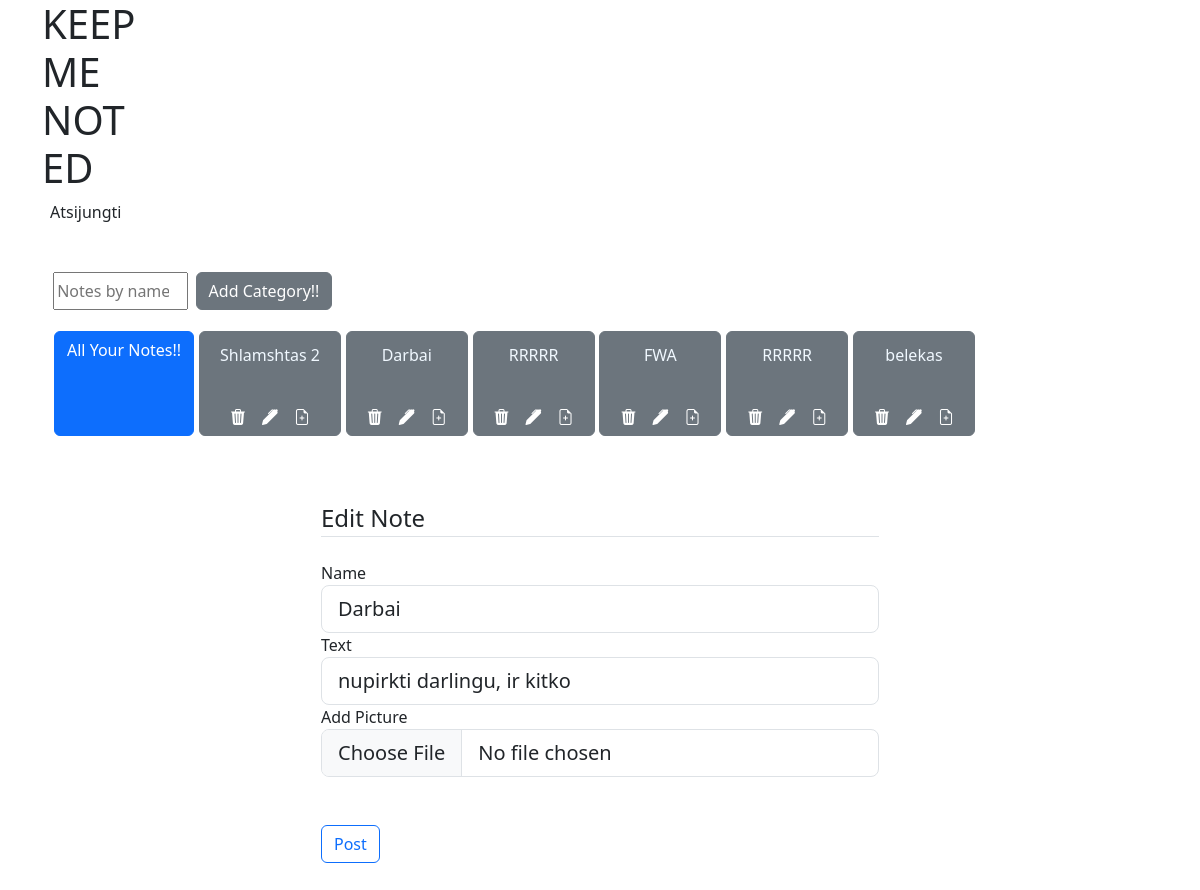
Page /edit_note/3 (signed in) on the committed database.
### app/db_models/Category.py (models this page shows, shortened)
class Category(db.Model):
    __tablename__ = "categories"
    id = db.Column(db.Integer, primary_key=True)
    category_name = db.Column(db.String(50), nullable=False)
    notes = db.relationship("Note", backref="categories", cascade='all, delete')

### app/db_models/Note.py (models this page shows, shortened)
class Note(db.Model):
    __tablename__= "notes"
    id = db.Column(db.Integer, primary_key=True)
    name = db.Column(db.String(255),nullable=False)
    text = db.Column(db.String())
    picture = db.Column(db.String(), nullable=True, default='default.png')
    id_category = db.Column(db.Integer, db.ForeignKey('categories.id') )

### app/routes.py (the view, shortened to what this page needs)
@app.route('/edit_note/<int:id>', methods =['GET' , 'POST'])
@login_required
def edit_note(id):
    categories = Category.query.all()
    notes = Note.query.all()
    note = Note.query.get_or_404(id)
    form = AddNoteForm()
    form.name.data = note.name
    form.text.data = note.text
    form.picture.data = note.picture
    return render_template('edit_note.html' , form=form, notes=notes ,categories=categories)

### app/forms.py
class AddNoteForm(FlaskForm):
    name = StringField("Name", [DataRequired()])
    text = StringField("Text", [DataRequired()])
    picture = FileField('Add Picture', validators=[FileAllowed(['jpg', 'png'])])
    submit = SubmitField('Post')

class SearchForm(FlaskForm):
    searched = StringField("Searched", [DataRequired()])
    submit = SubmitField('Submit')

### app/routes.py (called while the page is built)
@login_manager.user_loader
def load_user(user_id):
    return User.query.get(user_id)

@app.context_processor
def base():
    form = SearchForm()
    return dict(form=form)

### app/templates/edit_note.html (shortened to what this page needs)
{% extends "main.html" %}
{% block content %}
            <div class="content-section; w-50 p-3; mx-auto pt-5" >
                <form method="POST" action="" enctype="multipart/form-data">
                   <fieldset class="form-group">
                       <legend class="border-bottom mb-4">Edit Note</legend>
                       <div class="form-group">
                            {{ form.name.label(class="form-control-label") }}
                            {% if form.name.errors %}
                            {{ form.name(class="form-control form-control-lg is-invalid") }}
                            <div class="invalid-feedback">
                            {% for error in form.name.errors %}
                            <span>{{ error }}</span>
                            {% endfor %}
                            </div>
                            {% else %}
                            {{ form.name(class="form-control form-control-lg") }}
                            {% endif %}
                       </div>
                       <div class="form-group">
                            {{ form.text.label(class="form-control-label") }}
                            {% if form.text.errors %}
                            {{ form.text(class="form-control form-control-lg is-invalid") }}
                            <div class="invalid-feedback">
                            {% for error in form.text.errors %}
                            <span>{{ error }}</span>
                            {% endfor %}
                            </div>
                            {% else %}
                            {{ form.text(class="form-control form-control-lg") }}
                            {% endif %}
                       </div>
                       <div class="form-group">
                            {{ form.picture.label(class="form-control-label") }}
                            {% if form.picture.errors %}
                            {{ form.picture(class="form-control form-control-lg is-invalid") }}
                            <div class="invalid-feedback">
                            {% for error in form.picture.errors %}
                            <span>{{ error }}</span>
                            {% endfor %}
                            </div>
                            {% else %}
                            {{ form.picture(class="form-control form-control-lg") }}
                            {% endif %}
                       </div>
                       <br>
                   </fieldset>
                         <br>
                   <div class="form-group" style="margin-bottom: 2rem;">
                      {{ form.submit(class="btn btn-outline-primary") }}
                   </div>
                </form>
            </div>
{% endblock content %}

### app/templates/main.html (shortened to what this page needs)
<!DOCTYPE html>
<html lang="en">
<head>
    <link href="https://cdn.jsdelivr.net/npm/bootstrap@5.3.0-alpha1/dist/css/bootstrap.min.css" rel="stylesheet"
 />
    <link rel="stylesheet" href="https://cdn.jsdelivr.net/npm/bootstrap-icons@1.10.3/font/bootstrap-icons.css">
</head>
<body>
  <div class="container">
    <h1 contenteditable="true" style="width: 100px;">KEEP ME NOTED</h1>
    {% if current_user.is_authenticated %}
    <li style="list-style:none; margin-right:3rem;">
      <a href="{{ url_for('logout') }}" class="nav-link px-2 ">Atsijungti</a>
    </li>
    {%endif%}
    <div class="content-section;  p-3; mx-auto pt-5" style="text-align: center; max-width: 30%;">
    </div>
    <div style="display: flex; padding: 0rem  0.7rem;margin-bottom: 1rem;" >
      <form method="POST" class = "d-flex" action="{{url_for('search')}}">
          <input class="form_control me-2"  type="search" placeholder="Notes by name" aria-label="Search" , name="searched" style="width: 8.4rem;">
      </form>
      <a class="btn btn-secondary" href="{{ url_for('add_category')}}" class="nav-link px-2 ">Add Category!!</a>
    </div>
    <div class="container d-flex justify-content-start  mb-3 flex-wrap" >
        <a class="btn btn-primary" href="{{ url_for('all_notes')}}" class="nav-link px-2 " style="margin: 0.3rem  0.3rem  0rem  0rem; ">All Your Notes!!</a>
        {% for category in categories %}
        <div class="btn btn-secondary" id= "category.id "style="margin: 0.3rem  0.3rem  0rem  0rem; ">
        <a href="{{ url_for('notes' , id = category.id )}}" style="margin: 0.3rem  0.3rem  0rem  0rem; width:10rem;
                          height: 5rem; word-wrap: break-word; text-decoration: none;">
            <h6 style="padding: 0.5rem; color: aliceblue; " >{{category['category_name']}}</h6>
        </a>
        <div style="display: flex; justify-content: center;">
          <a  href="{{ url_for('delete' , id = category.id) }}" class="nav-link px-2 ">
            <i class="bi bi-trash3-fill"></i>
          </a>
          <a href="{{ url_for('edit_category' , id = category.id )}}" class="nav-link px-2 ">
            <i class="bi bi-pen-fill"></i>
          </a>
          <a href="{{ url_for('noting' , id = category.id )}}" class="nav-link px-2 ">
            <i class="bi bi-file-earmark-plus"></i>
          </a>
        </div>
        </div>
        {% endfor %}
      </div>
        {% block content %}
        {% endblock %}
  </div>
</body>
</html>

### rows in the picture
Category: category_name "Shlamshtas 2"
Category: category_name "Darbai"
Category: category_name "RRRRR"
Category: category_name "FWA"
Category: category_name "RRRRR"
Category: category_name "belekas"
Note: name "Darbai", text "nupirkti darlingu, ir kitko"
